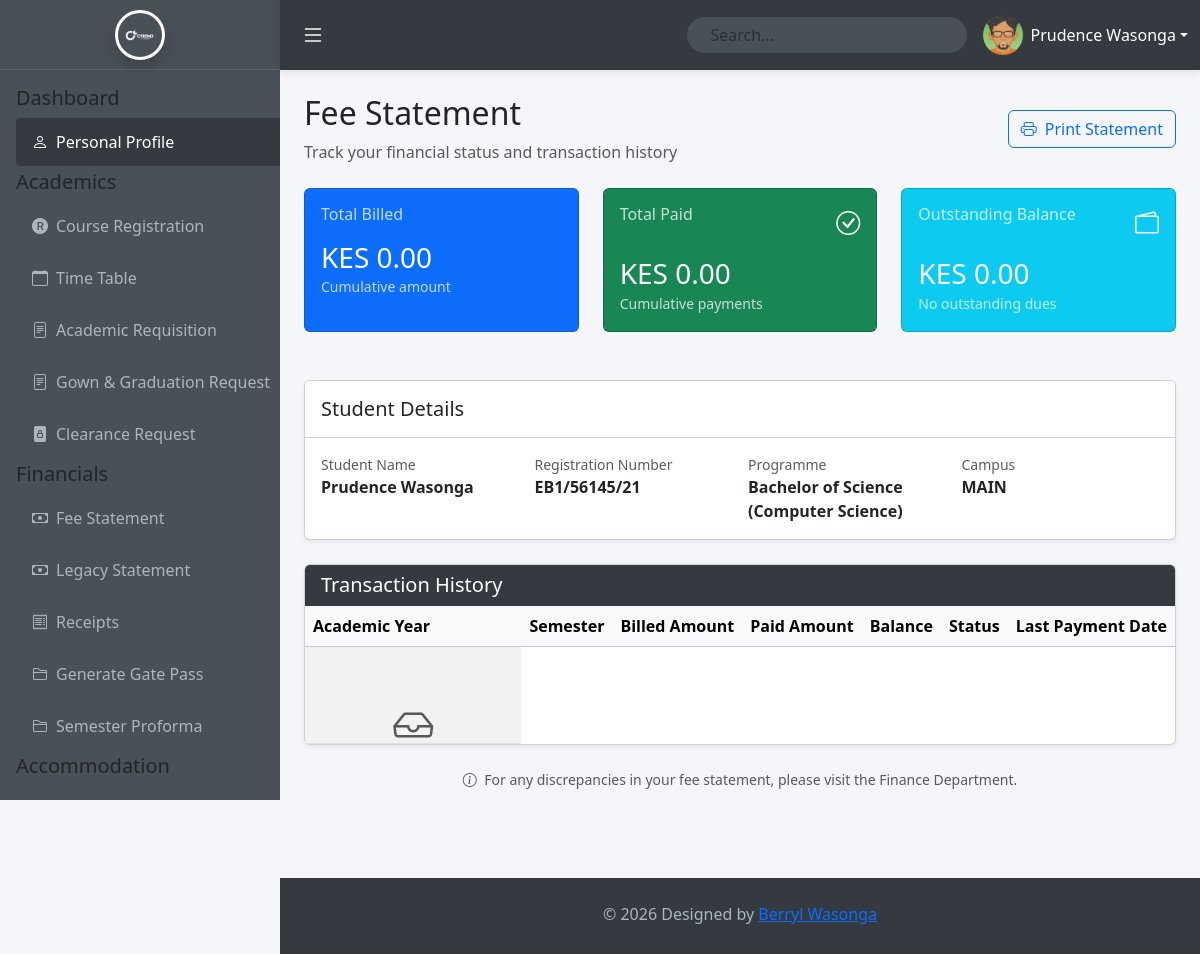
Page /students/fee_stmnt.php (signed in) on the committed database.
### tables this page shows
CREATE TABLE `users` (
  `id` int(11) NOT NULL AUTO_INCREMENT,
  `first_name` varchar(50) NOT NULL DEFAULT '',
  `last_name` varchar(50) NOT NULL DEFAULT '',
  `email` varchar(255) NOT NULL,
  `reg_no` varchar(50) DEFAULT NULL,
  `password` varchar(255) NOT NULL,
  `role` varchar(20) NOT NULL DEFAULT 'user',
  `status` enum('active','inactive') NOT NULL DEFAULT 'active',
  `last_login` timestamp NULL DEFAULT NULL,
  `created_at` timestamp NOT NULL DEFAULT current_timestamp(),
  `fullname` varchar(100) GENERATED ALWAYS AS (concat(`first_name`,' ',`last_name`)) STORED,
  `gender` enum('Male','Female','Other') DEFAULT NULL,
  `dob` date DEFAULT NULL,
  `address` varchar(255) DEFAULT NULL,
  `campus` varchar(50) DEFAULT 'MAIN',
  `programme` varchar(150) DEFAULT NULL,
  `course_id` int(11) DEFAULT NULL,
  `attempted_units` int(11) DEFAULT 0,
  `registered_units` int(11) DEFAULT 0,
  PRIMARY KEY (`id`),
  UNIQUE KEY `email` (`email`),
  UNIQUE KEY `reg_no` (`reg_no`),
  CONSTRAINT `users_ibfk_1` FOREIGN KEY (`course_id`) REFERENCES `courses` (`id`) ON DELETE SET NULL
);

### students/fee_stmnt.php (the view, shortened to what this page needs)
<?php
include '../config.php';
$query = "SELECT fp.*, s.semester_name, ay.year_name
          FROM fee_payments fp
          JOIN semesters s ON fp.semester_id = s.id
          JOIN academic_years ay ON s.academic_year_id = ay.id
          WHERE fp.user_id = ?
          ORDER BY s.start_date DESC";
$stmt = $conn->prepare($query);
$stmt->bind_param("i", $_SESSION['user_id']);
$stmt->execute();
$fee_result = $stmt->get_result();
$fee_payments = $fee_result->fetch_all(MYSQLI_ASSOC);
$total_billed = 0;
$total_paid = 0;
$total_balance = $total_billed - $total_paid;
?>
<!DOCTYPE html>
<html lang="en">
<head>
    <link href="https://cdn.jsdelivr.net/npm/bootstrap@5.3.3/dist/css/bootstrap.min.css" rel="stylesheet">
    <link href="https://cdn.jsdelivr.net/npm/bootstrap-icons@1.11.3/font/bootstrap-icons.css" rel="stylesheet">
    <link href="Assets/main.css" rel="stylesheet">
</head>
<body>
    <?php
        include_once 'partials/sidebar.php' ;
        include_once 'partials/top_navbar.php' ;
    ?>
    <div class="main-content" id="mainContent">
        <div class="d-flex justify-content-between align-items-center mb-4">
            <div>
                <h2>Fee Statement</h2>
                <p class="text-muted mb-0">Track your financial status and transaction history</p>
            </div>
            <button class="btn btn-outline-primary" onclick="window.print()">
                <i class="bi bi-printer me-2"></i>Print Statement
            </button>
        </div>
        <div class="row g-4 mb-5">
            <div class="col-md-4">
                <div class="card bg-primary text-white h-100 balance-card">
                    <div class="card-body">
                        <div class="d-flex justify-content-between align-items-start mb-3">
                            <div>
                                <h6 class="card-title opacity-75 mb-0">Total Billed</h6>
                            </div>
                        </div>
                        <h3 class="mb-0">KES <?php echo number_format($total_billed, 2); ?></h3>
                        <small class="opacity-75">Cumulative amount</small>
                    </div>
                </div>
            </div>
            <div class="col-md-4">
                <div class="card bg-success text-white h-100 balance-card">
                    <div class="card-body">
                        <div class="d-flex justify-content-between align-items-start mb-3">
                            <div>
                                <h6 class="card-title opacity-75 mb-0">Total Paid</h6>
                            </div>
                            <i class="bi bi-check-circle fs-4"></i>
                        </div>
                        <h3 class="mb-0">KES <?php echo number_format($total_paid, 2); ?></h3>
                        <small class="opacity-75">Cumulative payments</small>
                    </div>
                </div>
            </div>
            <div class="col-md-4">
                <div class="card <?php echo $total_balance > 0 ? 'bg-danger' : 'bg-info'; ?> text-white h-100 balance-card">
                    <div class="card-body">
                        <div class="d-flex justify-content-between align-items-start mb-3">
                            <div>
                                <h6 class="card-title opacity-75 mb-0">Outstanding Balance</h6>
                            </div>
                            <i class="bi bi-wallet2 fs-4"></i>
                        </div>
                        <h3 class="mb-0">KES <?php echo number_format($total_balance, 2); ?></h3>
                        <small class="opacity-75"><?php echo $total_balance > 0 ? 'Please clear your balance' : 'No outstanding dues'; ?></small>
                    </div>
                </div>
            </div>
        </div>
        <div class="card shadow-sm mb-4">
            <div class="card-header bg-white py-3">
                <div class="row align-items-center">
                    <div class="col-md-6">
                        <h5 class="mb-0">Student Details</h5>
                    </div>
                </div>
            </div>
            <div class="card-body">
                <div class="row g-3">
                    <div class="col-md-3">
                        <small class="text-muted d-block">Student Name</small>
                        <strong><?php echo htmlspecialchars($user['fullname']); ?></strong>
                    </div>
                    <div class="col-md-3">
                        <small class="text-muted d-block">Registration Number</small>
                        <strong><?php echo htmlspecialchars($user['reg_no']); ?></strong>
                    </div>
                    <div class="col-md-3">
                        <small class="text-muted d-block">Programme</small>
                        <strong><?php echo htmlspecialchars($user['programme'] ?? 'N/A'); ?></strong>
                    </div>
                    <div class="col-md-3">
                        <small class="text-muted d-block">Campus</small>
                        <strong><?php echo htmlspecialchars($user['campus']); ?></strong>
                    </div>
                </div>
            </div>
        </div>
        <div class="card shadow-sm">
            <div class="card-header card-header-theme d-flex justify-content-between align-items-center">
                <h5 class="mb-0">Transaction History</h5>
            </div>
            <div class="card-body p-0">
                <div class="table-responsive">
                    <table class="table table-hover table-striped mb-0 text-nowrap">
                        <thead class="table-light">
                            <tr>
                                <th>Academic Year</th>
                                <th>Semester</th>
                                <th class="text-end">Billed Amount</th>
                                <th class="text-end">Paid Amount</th>
                                <th class="text-end">Balance</th>
                                <th>Status</th>
                                <th>Last Payment Date</th>
                            </tr>
                        </thead>
                        <tbody>
                            <?php if (empty($fee_payments)): ?>
                            <tr>
                                <td colspan="7" class="text-center py-5">
                                    <i class="bi bi-inbox fs-1 text-muted d-block mb-3"></i>
                                </td>
                            </tr>
                            <?php endif; ?>
                        </tbody>
                    </table>
                </div>
            </div>
        </div>
        <div class="mt-4 text-center">
            <p class="text-muted small">
                <i class="bi bi-info-circle me-1"></i>
                For any discrepancies in your fee statement, please visit the Finance Department.
            </p>
        </div>
    </div>
    <?php include_once 'partials/footer.php'; ?>
</body>
</html>

### students/partials/top_navbar.php (shortened to what this page needs)
<?php
include '../config.php';
$stmt = $conn->prepare("SELECT * FROM users WHERE id = ?");
$stmt->bind_param("i", $_SESSION['user_id']);
$stmt->execute();
$user = $stmt->get_result()->fetch_assoc();
$full_name = trim($user['first_name'] . ' ' . $user['last_name']);
?>
    <nav class="top-navbar">
        <div class="container-fluid d-flex align-items-center h-100">
            <button class="btn text-white d-none d-lg-block" id="toggleSidebarDesktop" style="font-size: 24px; padding: 0.5rem;">
                <i class="bi bi-list"></i>
            </button>
            <form class="d-none d-lg-flex search-form me-3 position-relative">
                <input class="form-control rounded-pill px-4"
                       type="search"
                       id="studentSearchInput"
                       placeholder="Search..."
                       aria-label="Search"
                       autocomplete="off"
                       style="width: 280px; background-color: #495057; border: none; color: white;">
            </form>
            <div class="dropdown d-none d-lg-block">
                <a class="dropdown-toggle d-flex align-items-center text-white text-decoration-none"
                   href="#"
                   role="button"
                   data-bs-toggle="dropdown"
                   aria-expanded="false">
                    <img src="Assets/images/1.png"
                         class="rounded-circle profile-img-small me-2"
                         alt="User">
                    <span class="user-name"><?php echo htmlspecialchars($full_name); ?></span>
                </a>
            </div>
        </div>
    </nav>

### students/Assets/main.css (style rules this page uses)
:root { --sidebar-bg: #495057; --sidebar-dark: #343a40; --sidebar-hover: #343a40; --navbar-height: 60px; --navbar-height-lg: 70px; }
body { background-color: #f4f6f9; overflow-x: hidden; }
.profile-img-small { width: 40px; height: 40px; object-fit: cover; }
.top-navbar { position: fixed; top: 0; left: 0; right: 0; height: var(--navbar-height); background-color: var(--sidebar-dark); box-shadow: 0 2px 8px rgba(0,0,0,0.1); z-index: 1030; transition: left 0.3s ease; }
@media (min-width: 992px) { .top-navbar { left: 280px; height: var(--navbar-height-lg); } }
.main-content { margin-top: var(--navbar-height); padding: 1.5rem; min-height: calc(100vh - var(--navbar-height) - 60px); transition: margin-left 0.3s ease; }
@media (min-width: 992px) { .main-content { margin-left: 280px; margin-top: var(--navbar-height-lg); min-height: calc(100vh - var(--navbar-height-lg) - 60px); } }
table tbody td:last-child, table thead th:last-child { text-align: center; }
table tbody td { height: 70px; vertical-align: middle; }
table tbody td:last-child { display: flex; align-items: center; justify-content: center; gap: 0.5rem; flex-wrap: wrap; }
.card-header-theme { background-color: var(--sidebar-dark); color: white; border-color: var(--sidebar-dark); }
.card-header-theme h5 { color: white; }
* { margin: 0; padding: 0; box-sizing: border-box; }

### students/fee_stmnt.php (style rules this page uses)
.balance-card { transition: transform 0.2s; }

### rows in the picture
users: full_name "Prudence Wasonga", fullname "Prudence Wasonga", reg_no "EB1/56145/21", programme "Bachelor of Science (Computer Science)", campus "MAIN"

### other values in the picture
$total_billed "0.00"
$total_paid "0.00"
$total_balance "0.00"
